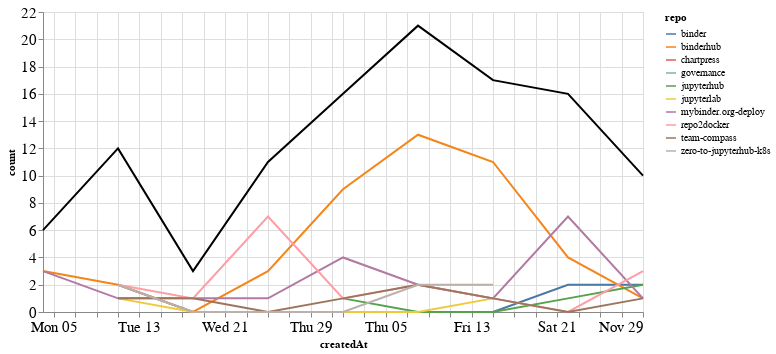

Here is the notebook cell this chart was saved with:
### Markdown cell above
## Comments

### Code cell
comments_time = comments.groupby('repo').resample('W', on='createdAt').count()['author'].reset_index()
comments_time = comments_time.rename(columns={'author': 'count'})
comments_time_total = comments_time.groupby('createdAt').agg({"count": "sum"}).reset_index()
ch1 = alt.Chart(comments_time, width=600).mark_line().encode(
    x='createdAt',
    y='count',
    color='repo',
    tooltip="repo"
)

ch2 = alt.Chart(comments_time_total, width=600).mark_line(color="black").encode(
    x='createdAt',
    y='count',
)

ch1 + ch2

### Figure 1 — Vega-Lite specification as saved in the notebook (floating-point values rounded to 4 significant figures)
{"config": {"axisLeft": {"labelFontSize": 15}, "axisBottom": {"labelFontSize": 15}}, "layer": [{"data": {"name": "data-f845b51183a2e8697a125ccfdf289c45"}, "mark": "line", "encoding": {"color": {"type": "nominal", "field": "repo"}, "tooltip": {"type": "nominal", "field": "repo"}, "x": {"type": "temporal", "field": "createdAt"}, "y": {"type": "quantitative", "field": "count"}}, "width": 600}, {"data": {"name": "data-2cb21db9a411a42ed43b727d5f4f8524"}, "mark": {"type": "line", "color": "black"}, "encoding": {"x": {"type": "temporal", "field": "createdAt"}, "y": {"type": "quantitative", "field": "count"}}, "width": 600}], "$schema": "https://vega.github.io/schema/vega-lite/v4.8.1.json", "datasets": {"data-f845b51183a2e8697a125ccfdf289c45": [{"repo": "binder", "createdAt": "2020-10-11T00:00:00", "count": 2}, {"repo": "binder", "createdAt": "2020-10-18T00:00:00", "count": 0}, {"repo": "binder", "createdAt": "2020-10-25T00:00:00", "count": 0}, {"repo": "binder", "createdAt": "2020-11-01T00:00:00", "count": 0}, {"repo": "binder", "createdAt": "2020-11-08T00:00:00", "count": 0}, {"repo": "binder", "createdAt": "2020-11-15T00:00:00", "count": 0}, {"repo": "binder", "createdAt": "2020-11-22T00:00:00", "count": 2}, {"repo": "binder", "createdAt": "2020-11-29T00:00:00", "count": 2}, {"repo": "binderhub", "createdAt": "2020-10-04T00:00:00", "count": 3}, {"repo": "binderhub", "createdAt": "2020-10-11T00:00:00", "count": 2}, {"repo": "binderhub", "createdAt": "2020-10-18T00:00:00", "count": 0}, {"repo": "binderhub", "createdAt": "2020-10-25T00:00:00", "count": 3}, {"repo": "binderhub", "createdAt": "2020-11-01T00:00:00", "count": 9}, {"repo": "binderhub", "createdAt": "2020-11-08T00:00:00", "count": 13}, {"repo": "binderhub", "createdAt": "2020-11-15T00:00:00", "count": 11}, {"repo": "binderhub", "createdAt": "2020-11-22T00:00:00", "count": 4}, {"repo": "binderhub", "createdAt": "2020-11-29T00:00:00", "count": 1}, {"repo": "chartpress", "createdAt": "2020-11-22T00:00:00", "count": 2}, {"repo": "governance", "createdAt": "2020-10-11T00:00:00", "count": 1}, {"repo": "jupyterhub", "createdAt": "2020-11-01T00:00:00", "count": 1}, {"repo": "jupyterhub", "createdAt": "2020-11-08T00:00:00", "count": 0}, {"repo": "jupyterhub", "createdAt": "2020-11-15T00:00:00", "count": 0}, {"repo": "jupyterhub", "createdAt": "2020-11-22T00:00:00", "count": 1}, {"repo": "jupyterhub", "createdAt": "2020-11-29T00:00:00", "count": 2}, {"repo": "jupyterlab", "createdAt": "2020-10-11T00:00:00", "count": 1}, {"repo": "jupyterlab", "createdAt": "2020-10-18T00:00:00", "count": 0}, {"repo": "jupyterlab", "createdAt": "2020-10-25T00:00:00", "count": 0}, {"repo": "jupyterlab", "createdAt": "2020-11-01T00:00:00", "count": 0}, {"repo": "jupyterlab", "createdAt": "2020-11-08T00:00:00", "count": 0}, {"repo": "jupyterlab", "createdAt": "2020-11-15T00:00:00", "count": 1}, {"repo": "mybinder.org-deploy", "createdAt": "2020-10-04T00:00:00", "count": 3}, {"repo": "mybinder.org-deploy", "createdAt": "2020-10-11T00:00:00", "count": 1}, {"repo": "mybinder.org-deploy", "createdAt": "2020-10-18T00:00:00", "count": 1}, {"repo": "mybinder.org-deploy", "createdAt": "2020-10-25T00:00:00", "count": 1}, {"repo": "mybinder.org-deploy", "createdAt": "2020-11-01T00:00:00", "count": 4}, {"repo": "mybinder.org-deploy", "createdAt": "2020-11-08T00:00:00", "count": 2}, {"repo": "mybinder.org-deploy", "createdAt": "2020-11-15T00:00:00", "count": 1}, {"repo": "mybinder.org-deploy", "createdAt": "2020-11-22T00:00:00", "count": 7}, {"repo": "mybinder.org-deploy", "createdAt": "2020-11-29T00:00:00", "count": 1}, {"repo": "repo2docker", "createdAt": "2020-10-11T00:00:00", "count": 2}, {"repo": "repo2docker", "createdAt": "2020-10-18T00:00:00", "count": 1}, {"repo": "repo2docker", "createdAt": "2020-10-25T00:00:00", "count": 7}, {"repo": "repo2docker", "createdAt": "2020-11-01T00:00:00", "count": 1}, {"repo": "repo2docker", "createdAt": "2020-11-08T00:00:00", "count": 2}, {"repo": "repo2docker", "createdAt": "2020-11-15T00:00:00", "count": 1}, {"repo": "repo2docker", "createdAt": "2020-11-22T00:00:00", "count": 0}, {"repo": "repo2docker", "createdAt": "2020-11-29T00:00:00", "count": 3}, {"repo": "team-compass", "createdAt": "2020-10-11T00:00:00", "count": 1}, {"repo": "team-compass", "createdAt": "2020-10-18T00:00:00", "count": 1}, {"repo": "team-compass", "createdAt": "2020-10-25T00:00:00", "count": 0}, {"repo": "team-compass", "createdAt": "2020-11-01T00:00:00", "count": 1}, {"repo": "team-compass", "createdAt": "2020-11-08T00:00:00", "count": 2}, {"repo": "team-compass", "createdAt": "2020-11-15T00:00:00", "count": 1}, {"repo": "team-compass", "createdAt": "2020-11-22T00:00:00", "count": 0}, {"repo": "team-compass", "createdAt": "2020-11-29T00:00:00", "count": 1}, {"repo": "zero-to-jupyterhub-k8s", "createdAt": "2020-10-11T00:00:00", "count": 2}, {"repo": "zero-to-jupyterhub-k8s", "createdAt": "2020-10-18T00:00:00", "count": 0}, {"repo": "zero-to-jupyterhub-k8s", "createdAt": "2020-10-25T00:00:00", "count": 0}, {"repo": "zero-to-jupyterhub-k8s", "createdAt": "2020-11-01T00:00:00", "count": 0}, {"repo": "zero-to-jupyterhub-k8s", "createdAt": "2020-11-08T00:00:00", "count": 2}, {"repo": "zero-to-jupyterhub-k8s", "createdAt": "2020-11-15T00:00:00", "count": 2}], "data-2cb21db9a411a42ed43b727d5f4f8524": [{"createdAt": "2020-10-04T00:00:00", "count": 6}, {"createdAt": "2020-10-11T00:00:00", "count": 12}, {"createdAt": "2020-10-18T00:00:00", "count": 3}, {"createdAt": "2020-10-25T00:00:00", "count": 11}, {"createdAt": "2020-11-01T00:00:00", "count": 16}, {"createdAt": "2020-11-08T00:00:00", "count": 21}, {"createdAt": "2020-11-15T00:00:00", "count": 17}, {"createdAt": "2020-11-22T00:00:00", "count": 16}, {"createdAt": "2020-11-29T00:00:00", "count": 10}]}}
